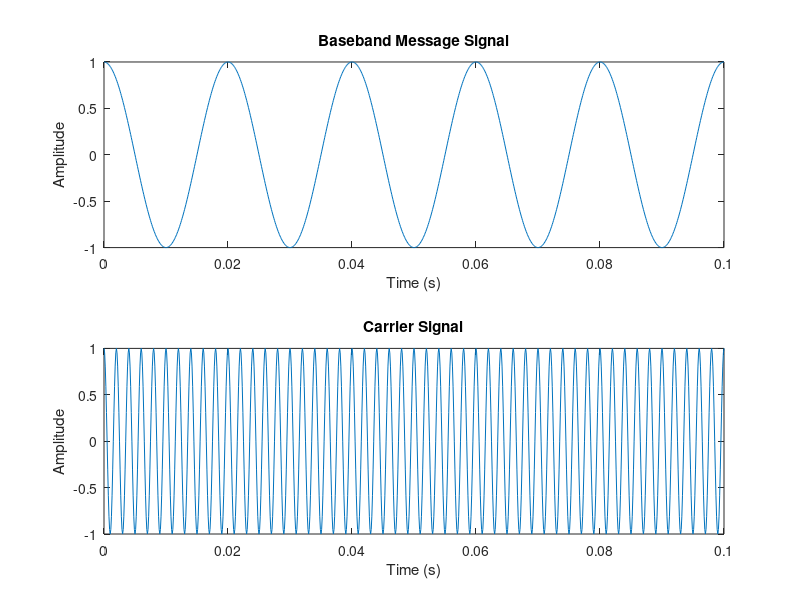
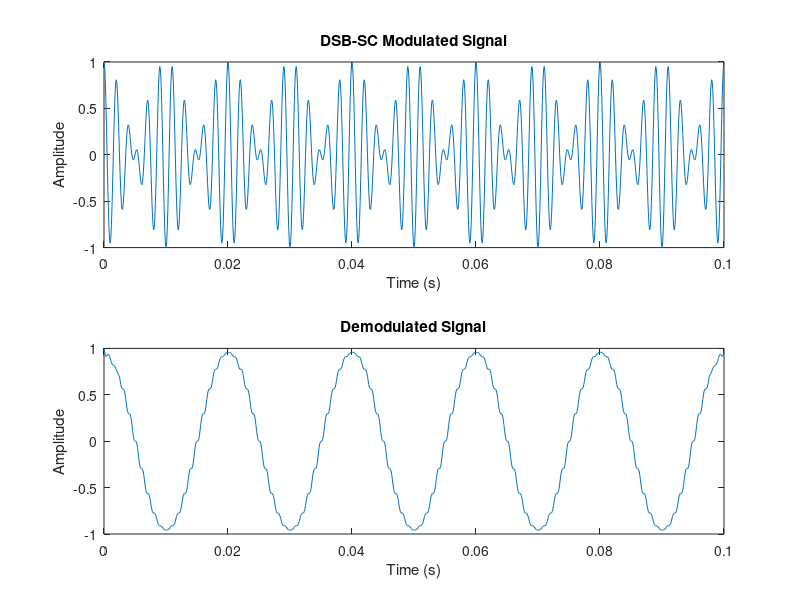
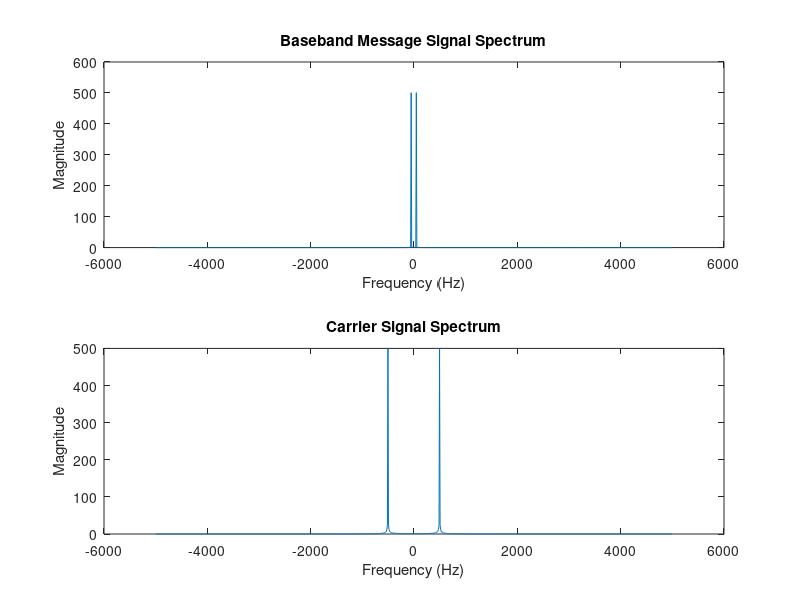
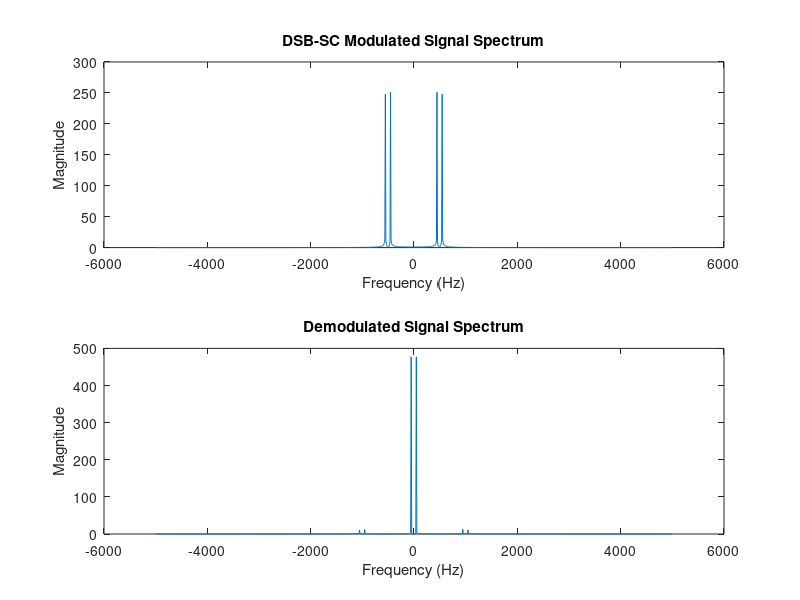

Source code (MATLAB) for these figures, in order:
% ECE 09433 - Lab 3
% Task 1: DSB-SC Modulation and Demodulation
% Group 3

% define parameters
fs = 10000; % Sampling frequency
t = 0:1/fs:0.1; % Time vector
fm = 50; % Message signal frequency
fc = 500; % Carrier frequency
Am = 1; % Amplitude of message signal
Ac = 1; % Amplitude of carrier signal

% generate baseband message signal and carrier signal
message = Am * cos(2 * pi * fm * t);
carrier = Ac * cos(2 * pi * fc * t);

% DSB-SC modulation
modulated_signal = message .* carrier;

% coherent demodulation
demodulated_signal = modulated_signal .* (2 * carrier); % Multiply by carrier
window_size = 50; % Adjust for better smoothing
demodulated_signal = movmean(demodulated_signal, window_size);

demodulated_signal = demodulated_signal / max(abs(demodulated_signal)); % Normalize output

% frequency domain analysis
N = length(t);
frequencies = (-N/2:N/2-1)*(fs/N);
message_fft = fftshift(abs(fft(message, N)));
carrier_fft = fftshift(abs(fft(carrier, N)));
modulated_fft = fftshift(abs(fft(modulated_signal, N)));
demodulated_fft = fftshift(abs(fft(demodulated_signal, N)));

% plot time-domain signals
figure;
subplot(2,1,1);
plot(t, message); title('Baseband Message Signal'); xlabel('Time (s)'); ylabel('Amplitude');
subplot(2,1,2);
plot(t, carrier); title('Carrier Signal'); xlabel('Time (s)'); ylabel('Amplitude');

figure;
subplot(2,1,1);
plot(t, modulated_signal); title('DSB-SC Modulated Signal'); xlabel('Time (s)'); ylabel('Amplitude');
subplot(2,1,2);
plot(t, demodulated_signal); title('Demodulated Signal'); xlabel('Time (s)'); ylabel('Amplitude');

% plot frequency-domain signals
figure;
subplot(2,1,1);
plot(frequencies, message_fft); title('Baseband Message Signal Spectrum'); xlabel('Frequency (Hz)'); ylabel('Magnitude');
subplot(2,1,2);
plot(frequencies, carrier_fft); title('Carrier Signal Spectrum'); xlabel('Frequency (Hz)'); ylabel('Magnitude');

figure;
subplot(2,1,1);
plot(frequencies, modulated_fft); title('DSB-SC Modulated Signal Spectrum'); xlabel('Frequency (Hz)'); ylabel('Magnitude');
subplot(2,1,2);
plot(frequencies, demodulated_fft); title('Demodulated Signal Spectrum'); xlabel('Frequency (Hz)'); ylabel('Magnitude');
